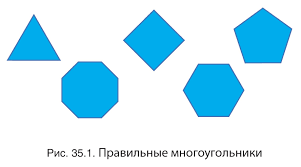
#> input picture img/polygons.png, 301 x 167 px
$ jupyter execute task_3.ipynb
#> lines starting #> are read from the running program, lines starting #| are printed output that depends on the picture; after the words box and inside, x2 and y2 are one past the last pixel; in counts of white or black regions, pixels touching at a corner belong together
[cell 1]
import cv2 as cv
import numpy as np
from matplotlib import pyplot as plt

[cell 2]
im = cv.imread('../../img/polygons.png')
#> im is the input picture: shape (167, 301, 3); mean B, G, R 247.8, 234.1, 200.1
assert im is not None, "file could not be read, check with os.path.exists()"

imgray = cv.cvtColor(im, cv.COLOR_BGR2GRAY)
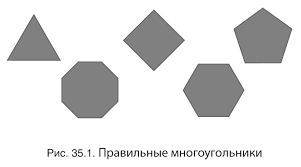
#> imgray: shape (167, 301); min 0, max 255, mean 225.5
ret, thresh = cv.threshold(imgray, 127, 255, 0)
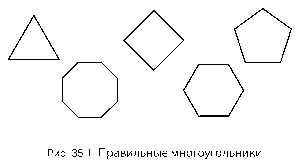
#> thresh: shape (167, 301); 97.3% white; black in thin lines or dots, all inside (x1, y1, x2, y2) = (8, 8, 292, 159)
contours, hierarchy = cv.findContours(thresh, cv.RETR_TREE, cv.CHAIN_APPROX_SIMPLE)
#> contours = 227 contours, 208 with area under 20; largest, box (x1, y1, x2, y2) and area: (0, 0, 301, 167) 49800, (122, 9, 185, 72) 276, (61, 61, 103, 103) 142, (7, 53, 61, 61) 124, (239, 45, 282, 64) 110
contours[0]
#> Out = [[0, 0], [0, 166], [300, 166], [300, 0]]

[cell 3]
img_contours = np.uint8(np.zeros((imgray.shape[0],imgray.shape[1])))

plt.imshow(cv.drawContours(img_contours, contours, -1, (255,255,255), 1))
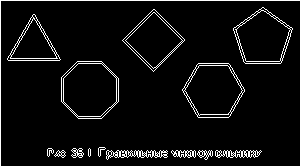
#> img_contours: shape (167, 301); 6.3% white in thin lines or dots

[cell 4]
img_contours = np.uint8(np.zeros((imgray.shape[0],imgray.shape[1])))

plt.imshow(cv.drawContours(img_contours, contours, 60, (255,255,255), 1))
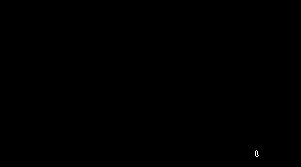
#> img_contours: shape (167, 301); 0.03% white in thin lines or dots, all inside (x1, y1, x2, y2) = (255, 150, 259, 157)

[cell 5]
img_contours = np.uint8(np.zeros((imgray.shape[0],imgray.shape[1])))
cnt = contours[:150]
#> cnt = 150 contours, 140 with area under 20; largest, box (x1, y1, x2, y2) and area: (0, 0, 301, 167) 49800, (197, 111, 232, 118) 101, (77, 107, 112, 119) 75, (116, 77, 119, 103) 48, (184, 75, 193, 89) 30
plt.imshow(cv.drawContours(img_contours, cnt, -1, (255,255,255), 1))
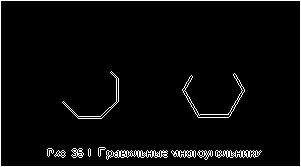
#> img_contours: shape (167, 301); 4.1% white in thin lines or dots

[cell 6]
contours, hierarchy = cv.findContours(thresh, cv.RETR_TREE, cv.CHAIN_APPROX_SIMPLE)
contours_d, hierarchy_d = cv.findContours(thresh, cv.RETR_TREE, cv.CHAIN_APPROX_NONE)
#> contours_d has the same summary as contours

print(len(contours), len(contours_d))
#| 227 227

$ run again, with img/board.png copied over img/polygons.png
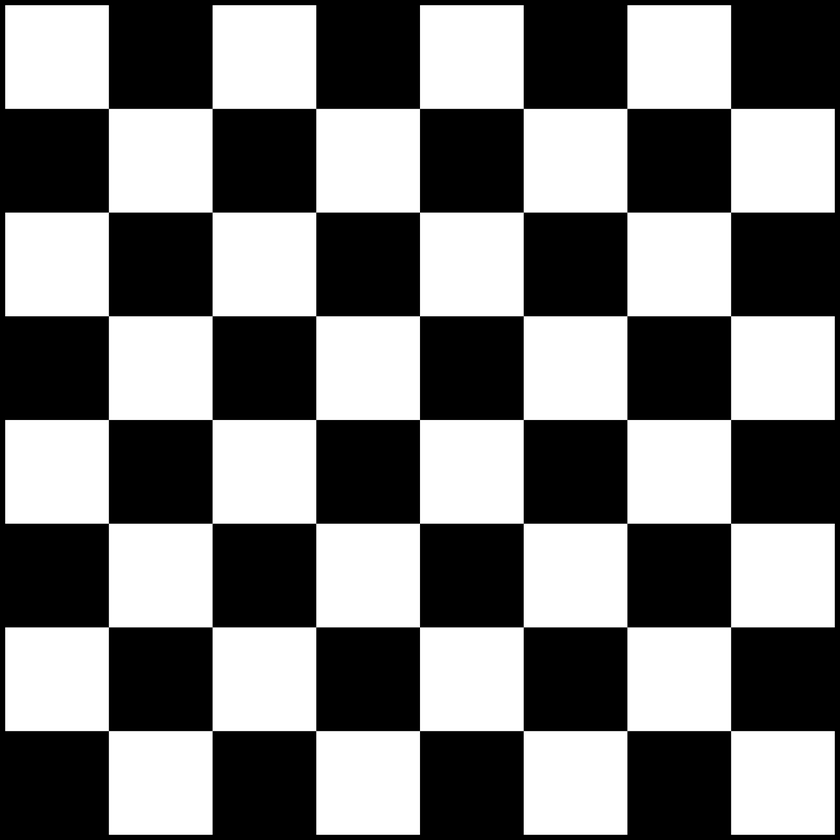
#> input picture img/board.png, 840 x 840 px, shrunk from 2048 x 2048 before the run
#> im is the input picture: shape (840, 840, 3); min 0, max 255, mean 124.4
#> thresh: shape (840, 840); 48.8% white; 1 white region
#> contours = 19 contours; largest, box (x1, y1, x2, y2) and area: (5, 5, 835, 835) 534996, (315, 626, 421, 732) 11023, (108, 626, 214, 732) 11023, (315, 419, 421, 525) 11023, (108, 419, 214, 525) 11023
#> Out = contour of 86 points, box (x1, y1, x2, y2) (5, 5, 835, 835), area 534996
#> `plt.imshow(cv.drawContours(img_contours, contours, -1, (255,255,255), ..`:
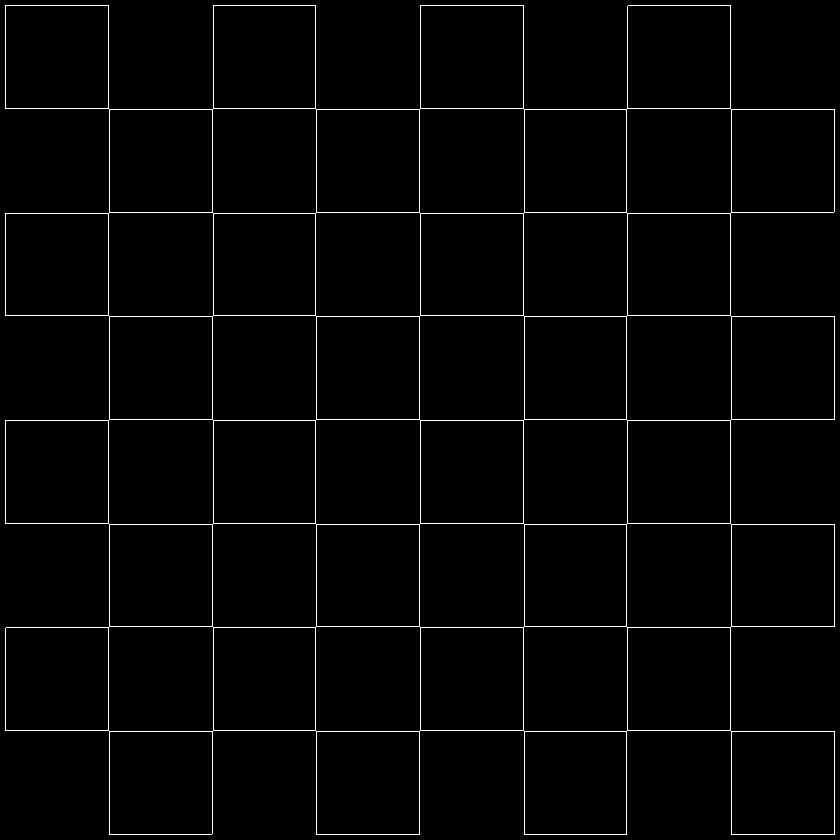
#> img_contours: shape (840, 840); 1.9% white in thin lines or dots
#> cnt has the same summary as contours
#> contours_d has the same summary as contours
#| 19 19
